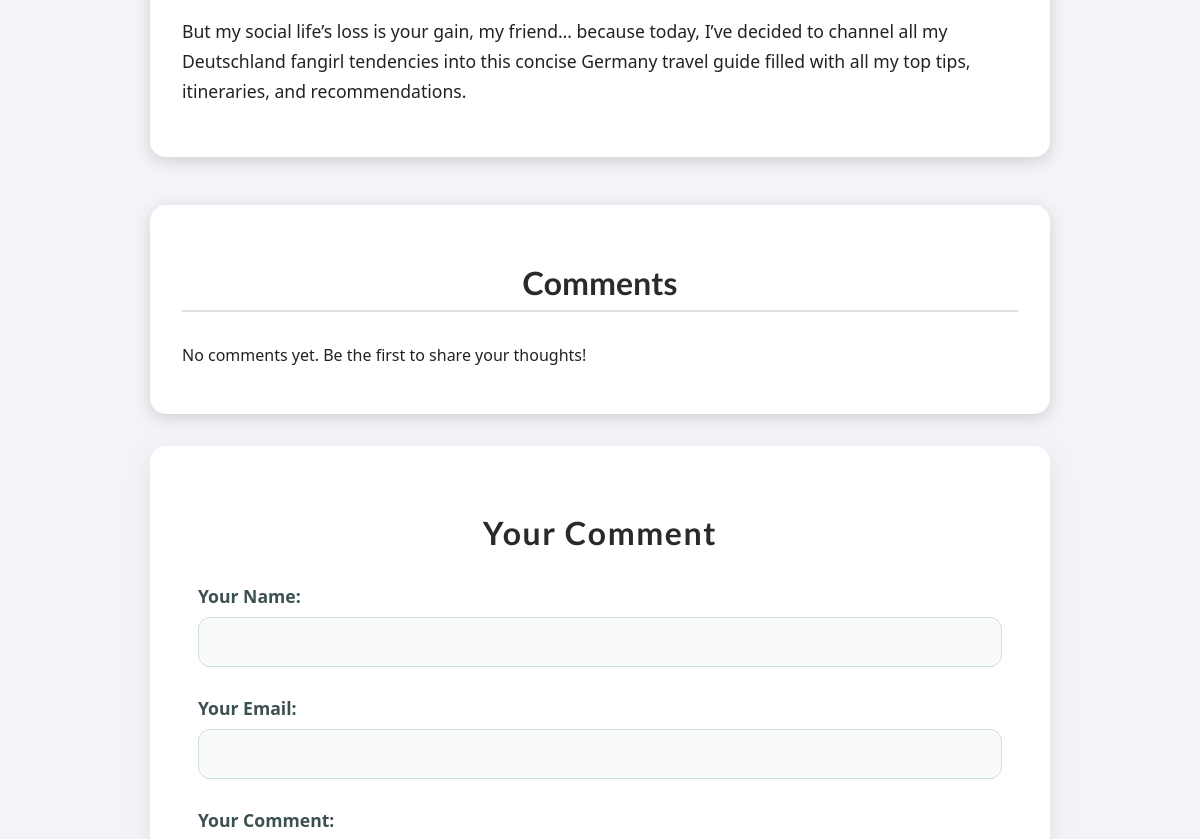
The app's page /posts/my-visit-to-germany (middle part), older data.
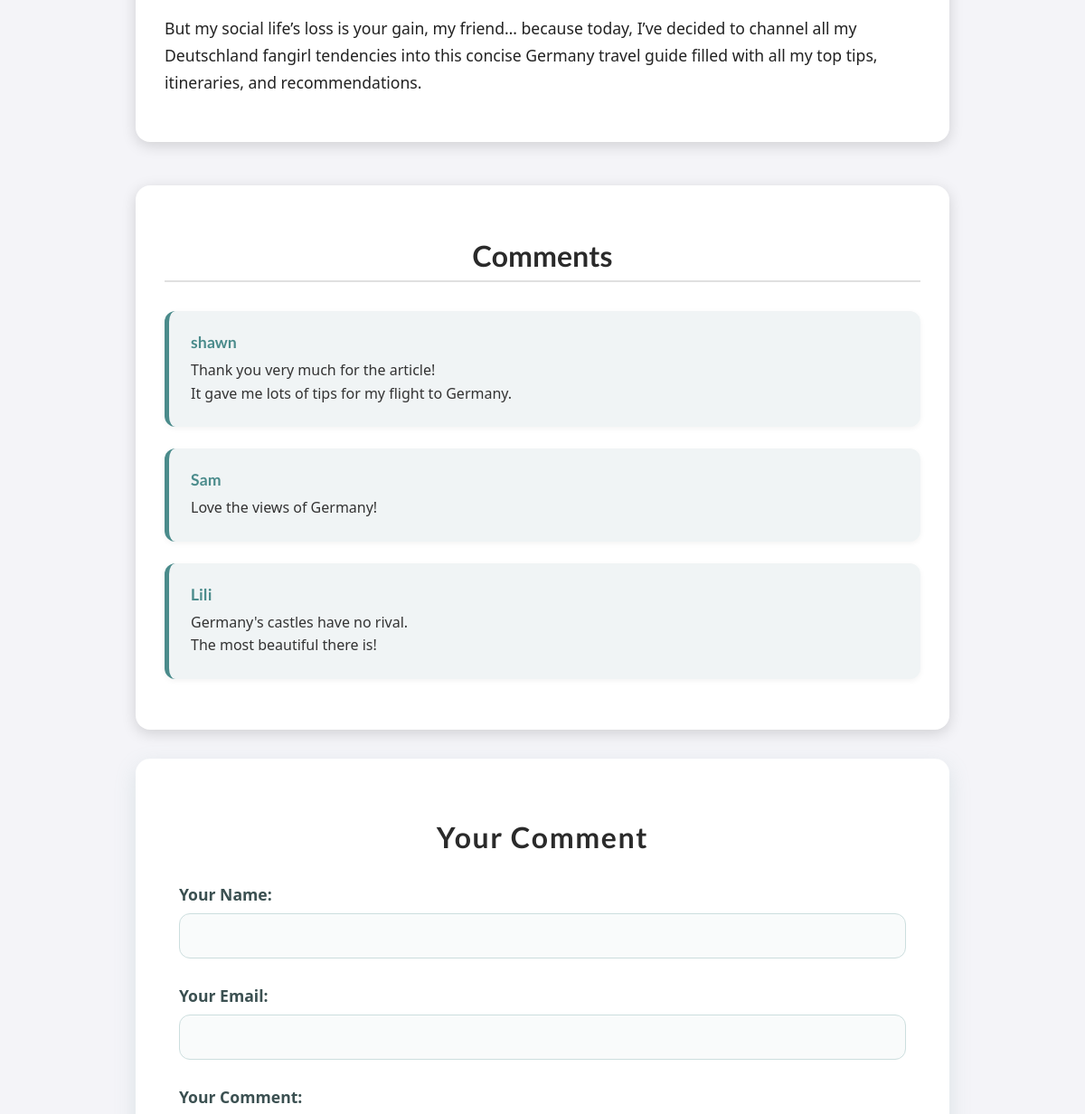
The same page, newer data.
### blog/models.py (models this page shows)
class Comment(models.Model):
    user_name = models.CharField(max_length=120)
    user_email = models.EmailField()
    text = models.TextField(max_length=400)
    post = models.ForeignKey(Post, on_delete=models.CASCADE, related_name='comments')

### blog/views.py (the view, shortened to what this page needs)
# urls.py: path("posts/<slug:slug>", views.SinglePostView.as_view(), name="post_details_page"),
class SinglePostView(View):
    def is_stored_post(self, request, post_id):
        stored_posts = request.session.get("stored_posts")
        if stored_posts is not None:
            is_saved_for_later = post_id in stored_posts
        else:
            is_saved_for_later = False
        return is_saved_for_later
    def get(self, request, slug):
        post = Post.objects.get(slug=slug)
        context = {
            "post": post,
            "post_tags": post.tags.all(),
            "comment_form": CommentForm(),
            "comments": post.comments.all().order_by("-id"),
            "saved_for_later": self.is_stored_post(request, post.id)
        }
        return render(request, "blog/post-detail.html", context)

### blog/forms.py
class CommentForm(forms.ModelForm):
    class Meta:
        model = Comment
        exclude = ["post"]
        labels = {
            "user_name": "Your Name",
            "user_email": "Your Email",
            "text": "Your Comment"
        }

### blog/models.py (called while the page is built)
    def full_name(self):
        return f"{self.first_name} {self.last_name}"

    def __str__(self):
        return self.full_name()

### blog/templates/blog/post-detail.html (shortened to what this page needs)
{% extends "base.html" %}
{% load static %}
{% block css_files %}
    <link rel="stylesheet" href="{% static 'blog/post-detail.css' %}" />
{% endblock %}
{% block content %}
<main>
    {{ post.content|linebreaks }}
</main>
<div id="comments-wrapper">
    <section id="comments">
        <h2>Comments</h2>
        {% if comments %}
            <ul>
                {% for comment in comments %}
                    <li>
                        <div class="comment-body">
                            <h3>{{ comment.user_name }}</h3>
                            <p>{{ comment.text|linebreaks }}</p>
                        </div>
                    </li>
                {% endfor %}
            </ul>
        {% else %}
            <p>No comments yet. Be the first to share your thoughts!</p>
        {% endif %}
    </section>
    <section id="comment-form">
        <h2>Your Comment</h2>
        <form action="{% url 'post_details_page' post.slug %}" method="POST">
            {% for form_field in comment_form %}
                <div class="form-control {% if form_field.errors %}invalid{% endif %}">
                    {{ form_field.label_tag }}
                    {{ form_field }}
                </div>
            {% endfor %}
        </form>
    </section>
</div>
{% endblock %}

Row changes from the older to the newer data that the page shows:
added Comment: user_name "shawn", text "Thank you very much for the article! It gave me lots of tips for my flight to Germany."
added Comment: user_name "Sam", text "Love the views of Germany!"
added Comment: user_name "Lili", text "Germany's castles have no rival. The most beautiful there is!"
Text that changed along with them:
text no longer shown: "No comments yet. Be the first to share your thoughts!"
